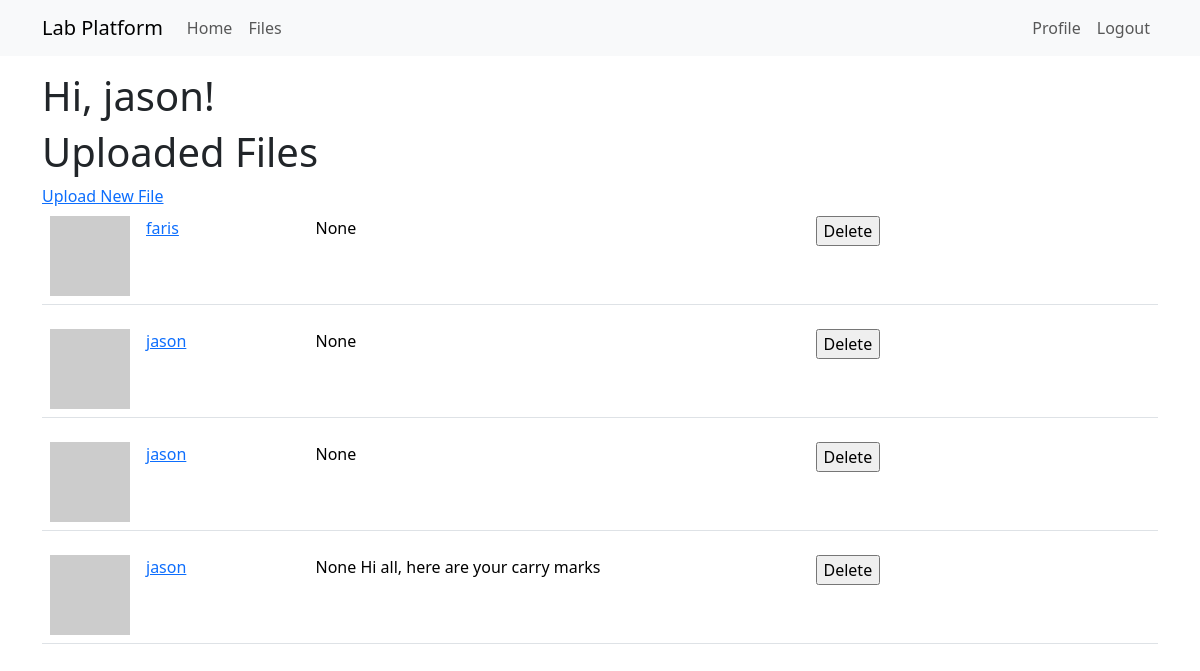
The app's page /board (signed in) with its own data.
### app/models.py (models this page shows, shortened)
class User(UserMixin, db.Model):
    id: so.Mapped[int] = so.mapped_column(primary_key=True)
    username: so.Mapped[str] = so.mapped_column(sa.String(64), index=True,
                                                unique=True)
    email: so.Mapped[str] = so.mapped_column(sa.String(120), index=True,
                                             unique=True)
    password_hash: so.Mapped[Optional[str]] = so.mapped_column(sa.String(256))
    posts: so.WriteOnlyMapped['Post'] = so.relationship(
        back_populates='author')
    files: so.WriteOnlyMapped['File'] = so.relationship(
        back_populates='uploader')
    role: so.Mapped[int] = so.mapped_column(sa.Integer, default=-1, index=True, unique=False)
    def avatar(self, size):
        digest = md5(self.email.lower().encode('utf-8')).hexdigest()
        return f'https://www.gravatar.com/avatar/{digest}?d=identicon&s={size}'
    def is_admin(self):
        return self.role == 0
    def is_lecturer(self):
        return self.role == 1

class File(db.Model):
    id: so.Mapped[int] = so.mapped_column(primary_key=True)
    filename: so.Mapped[str] = so.mapped_column(sa.String(140))
    timestamp: so.Mapped[datetime] = so.mapped_column(
        index=True, default=lambda: datetime.now(timezone.utc))
    user_id: so.Mapped[int] = so.mapped_column(sa.ForeignKey(User.id),
                                               index=True)
    path: so.Mapped[str] = so.mapped_column(sa.String(140))
    uploader: so.Mapped[User] = so.relationship(back_populates='files')
    description: so.Mapped[str] = so.mapped_column(sa.String(140), index=False, unique=False, nullable=True)
    title: so.Mapped[str] = so.mapped_column(sa.String(140), index=False, unique=False, nullable=True, default='Untitled')

### app/routes.py (the view)
@app.route('/board', methods=['GET', 'POST'])
@login_required
def board():
    form =  DeleteFile()
    if form.validate_on_submit():
        file = db.session.scalar(sa.select(File).where(form.file_ID == File.id))
        db.session.delete(file)
        db.session.commit()
        flash('Deleted!')
    return render_template('board.html',title='Upload', form=form, files=db.session.scalars(sa.select(File)).all())

### app/forms.py
class DeleteFile(FlaskForm):
    form_id = int
    submit = SubmitField('Delete')

### app/models.py (called while the page is built)
@login.user_loader
def load_user(id):
    return db.session.get(User, int(id))

### app/templates/board.html
{% extends "base.html" %}
{% block content %}
    <h1>Hi, {{ current_user.username }}!</h1>
    <h1>Uploaded Files</h1>
    {% if current_user.is_lecturer() or current_user.is_admin() %}
        <a href="{{ url_for('upload') }}">Upload New File</a>
    {% endif %}
    {% for file in files %}
        {% include '_files.html' %}
    {% endfor %}
{% endblock %}

### app/templates/_files.html
<table class="table table-hover">
    <tr>
        <td width="70px">
            <a href="{{ url_for('user', username=file.uploader.username) }}">
                <img src="{{ file.uploader.avatar(70) }}" />
            </a>
        </td>
        <td width="100px">
            <a href="{{ url_for('user', username=file.uploader.username) }}">
                {{ file.uploader.username }}
            </a>
        </td>
        <td>
        </td>
        <td width="500px">
            <p>
                {{ file.title }}
                {% if file.description %}
                {{ file.description }}
                {% endif %}
            </p>
        </td>
        <td>
            <form action="" method="post">
                <input type="submit" value="Delete">
            </form>
        </td>
    </tr>
</table>

### records on screen
User: username "jason"
File: uploader.username "faris", title "None"
File: uploader.username "jason", title "None"
File: uploader.username "jason", title "None"
File: uploader.username "jason", title "None", description "Hi all, here are your carry marks"
